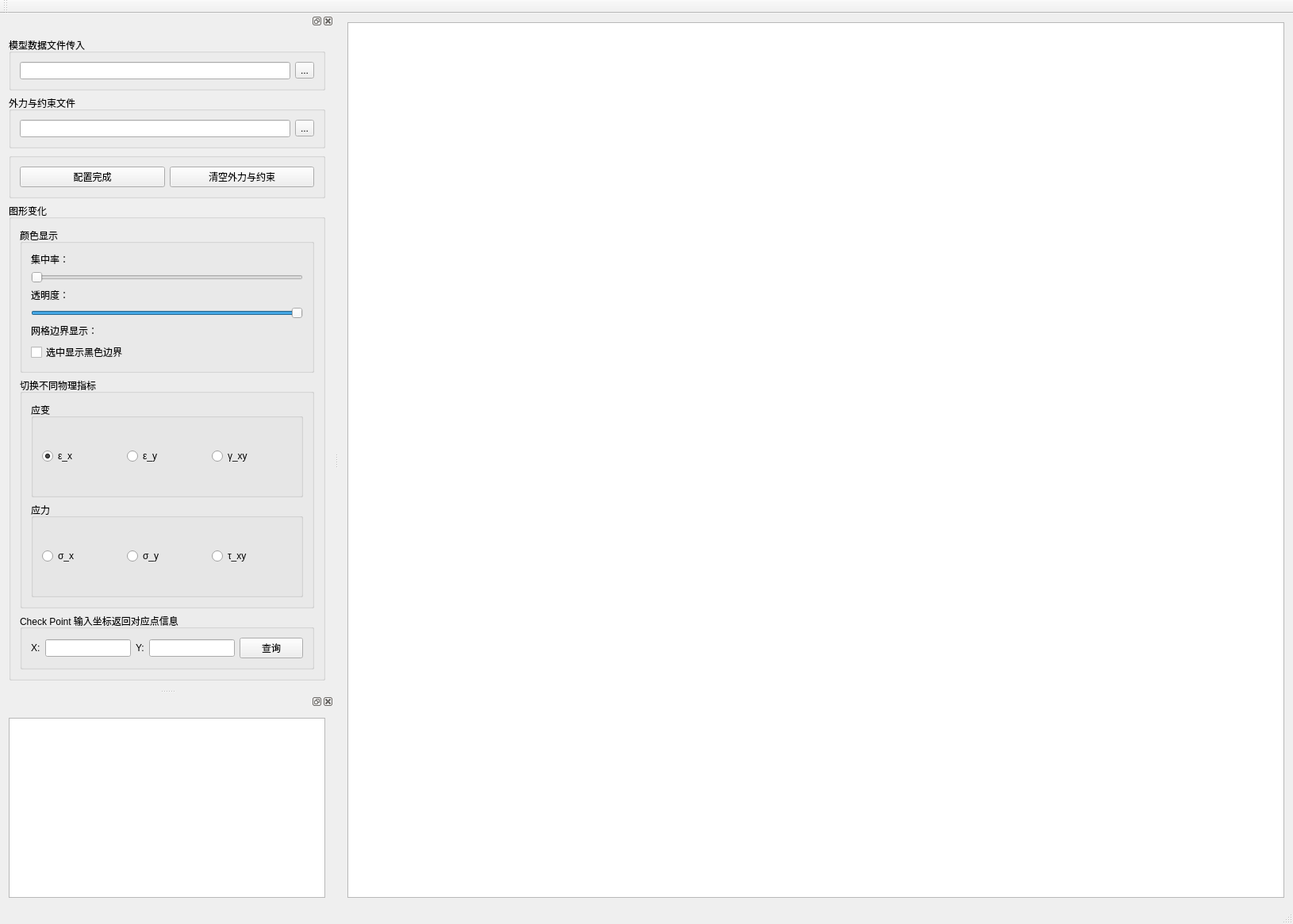
<?xml version="1.0" encoding="UTF-8"?>
<ui version="4.0">
 <class>TestClass</class>
 <widget class="QMainWindow" name="TestClass">
  <property name="geometry">
   <rect>
    <x>0</x>
    <y>0</y>
    <width>1630</width>
    <height>1165</height>
   </rect>
  </property>
  <property name="windowTitle">
   <string>Test</string>
  </property>
  <widget class="QWidget" name="centralWidget">
   <layout class="QVBoxLayout" name="verticalLayout_6">
    <item>
     <widget class="InteractiveView" name="graphicsView">
      <property name="autoFillBackground">
       <bool>false</bool>
      </property>
     </widget>
    </item>
   </layout>
  </widget>
  <widget class="QMenuBar" name="menuBar">
   <property name="geometry">
    <rect>
     <x>0</x>
     <y>0</y>
     <width>1630</width>
     <height>22</height>
    </rect>
   </property>
  </widget>
  <widget class="QToolBar" name="mainToolBar">
   <attribute name="toolBarArea">
    <enum>TopToolBarArea</enum>
   </attribute>
   <attribute name="toolBarBreak">
    <bool>false</bool>
   </attribute>
  </widget>
  <widget class="QStatusBar" name="statusBar"/>
  <widget class="QDockWidget" name="dockWidget">
   <attribute name="dockWidgetArea">
    <number>1</number>
   </attribute>
   <widget class="QWidget" name="dockWidgetContents">
    <layout class="QVBoxLayout" name="verticalLayout_4">
     <item>
      <widget class="QGroupBox" name="groupBox_4">
       <property name="title">
        <string>模型数据文件传入</string>
       </property>
       <layout class="QHBoxLayout" name="horizontalLayout_5">
        <item>
         <widget class="QLineEdit" name="lineEdit_5">
          <property name="clearButtonEnabled">
           <bool>true</bool>
          </property>
         </widget>
        </item>
        <item>
         <widget class="QToolButton" name="toolButton_5">
          <property name="text">
           <string>...</string>
          </property>
         </widget>
        </item>
       </layout>
      </widget>
     </item>
     <item>
      <widget class="QGroupBox" name="groupBox_18">
       <property name="title">
        <string>外力与约束文件</string>
       </property>
       <layout class="QHBoxLayout" name="horizontalLayout_12">
        <item>
         <widget class="QLineEdit" name="lineEdit_9">
          <property name="clearButtonEnabled">
           <bool>true</bool>
          </property>
         </widget>
        </item>
        <item>
         <widget class="QToolButton" name="toolButton_9">
          <property name="text">
           <string>...</string>
          </property>
         </widget>
        </item>
       </layout>
      </widget>
     </item>
     <item>
      <widget class="QGroupBox" name="groupBox_3">
       <property name="title">
        <string/>
       </property>
       <layout class="QHBoxLayout" name="horizontalLayout_2">
        <item>
         <widget class="QPushButton" name="pushButton">
          <property name="text">
           <string>配置完成</string>
          </property>
         </widget>
        </item>
        <item>
         <widget class="QPushButton" name="pushButton_2">
          <property name="text">
           <string>清空外力与约束</string>
          </property>
         </widget>
        </item>
       </layout>
      </widget>
     </item>
     <item>
      <widget class="QGroupBox" name="groupBox">
       <property name="title">
        <string>图形变化</string>
       </property>
       <layout class="QVBoxLayout" name="verticalLayout">
        <item>
         <widget class="QGroupBox" name="groupBox_7">
          <property name="title">
           <string>颜色显示</string>
          </property>
          <layout class="QVBoxLayout" name="verticalLayout_2">
           <item>
            <widget class="QLabel" name="label_3">
             <property name="text">
              <string>集中率：</string>
             </property>
            </widget>
           </item>
           <item>
            <widget class="QSlider" name="horizontalSlider">
             <property name="minimum">
              <number>1</number>
             </property>
             <property name="maximum">
              <number>3000</number>
             </property>
             <property name="value">
              <number>1</number>
             </property>
             <property name="orientation">
              <enum>Qt::Horizontal</enum>
             </property>
            </widget>
           </item>
           <item>
            <widget class="QLabel" name="label_4">
             <property name="text">
              <string>透明度：</string>
             </property>
            </widget>
           </item>
           <item>
            <widget class="QSlider" name="horizontalSlider_2">
             <property name="maximum">
              <number>255</number>
             </property>
             <property name="value">
              <number>255</number>
             </property>
             <property name="orientation">
              <enum>Qt::Horizontal</enum>
             </property>
            </widget>
           </item>
           <item>
            <widget class="QLabel" name="label_5">
             <property name="text">
              <string>网格边界显示：</string>
             </property>
            </widget>
           </item>
           <item>
            <widget class="QCheckBox" name="checkBox">
             <property name="text">
              <string>选中显示黑色边界</string>
             </property>
             <property name="checkable">
              <bool>true</bool>
             </property>
             <property name="checked">
              <bool>false</bool>
             </property>
            </widget>
           </item>
          </layout>
         </widget>
        </item>
        <item>
         <widget class="QGroupBox" name="groupBox_6">
          <property name="title">
           <string>切换不同物理指标</string>
          </property>
          <layout class="QVBoxLayout" name="verticalLayout_3" stretch="1,1">
           <item>
            <widget class="QGroupBox" name="groupBox_8">
             <property name="title">
              <string>应变</string>
             </property>
             <layout class="QHBoxLayout" name="horizontalLayout_4">
              <item>
               <widget class="QRadioButton" name="radioButton">
                <property name="autoFillBackground">
                 <bool>false</bool>
                </property>
                <property name="text">
                 <string>ε_x</string>
                </property>
                <property name="checkable">
                 <bool>true</bool>
                </property>
                <property name="checked">
                 <bool>true</bool>
                </property>
               </widget>
              </item>
              <item>
               <widget class="QRadioButton" name="radioButton_2">
                <property name="text">
                 <string>ε_y</string>
                </property>
               </widget>
              </item>
              <item>
               <widget class="QRadioButton" name="radioButton_3">
                <property name="text">
                 <string>γ_xy</string>
                </property>
               </widget>
              </item>
             </layout>
            </widget>
           </item>
           <item>
            <widget class="QGroupBox" name="groupBox_9">
             <property name="title">
              <string>应力</string>
             </property>
             <layout class="QHBoxLayout" name="horizontalLayout_6">
              <item>
               <widget class="QRadioButton" name="radioButton_4">
                <property name="text">
                 <string>σ_x</string>
                </property>
                <property name="checkable">
                 <bool>true</bool>
                </property>
                <property name="checked">
                 <bool>false</bool>
                </property>
               </widget>
              </item>
              <item>
               <widget class="QRadioButton" name="radioButton_5">
                <property name="text">
                 <string>σ_y</string>
                </property>
               </widget>
              </item>
              <item>
               <widget class="QRadioButton" name="radioButton_6">
                <property name="text">
                 <string>τ_xy</string>
                </property>
               </widget>
              </item>
             </layout>
            </widget>
           </item>
          </layout>
         </widget>
        </item>
        <item>
         <widget class="QGroupBox" name="groupBox_5">
          <property name="title">
           <string>Check Point 输入坐标返回对应点信息</string>
          </property>
          <layout class="QHBoxLayout" name="horizontalLayout">
           <item>
            <widget class="QLabel" name="label">
             <property name="text">
              <string>X:</string>
             </property>
            </widget>
           </item>
           <item>
            <widget class="QLineEdit" name="lineEdit">
             <property name="clearButtonEnabled">
              <bool>true</bool>
             </property>
            </widget>
           </item>
           <item>
            <widget class="QLabel" name="label_2">
             <property name="text">
              <string>Y:</string>
             </property>
            </widget>
           </item>
           <item>
            <widget class="QLineEdit" name="lineEdit_3">
             <property name="clearButtonEnabled">
              <bool>true</bool>
             </property>
            </widget>
           </item>
           <item>
            <widget class="QPushButton" name="pushButton_3">
             <property name="text">
              <string>查询</string>
             </property>
            </widget>
           </item>
          </layout>
         </widget>
        </item>
       </layout>
      </widget>
     </item>
    </layout>
   </widget>
  </widget>
  <widget class="QDockWidget" name="dockWidget_4">
   <attribute name="dockWidgetArea">
    <number>1</number>
   </attribute>
   <widget class="QWidget" name="dockWidgetContents_5">
    <layout class="QVBoxLayout" name="verticalLayout_7">
     <item>
      <widget class="QTextBrowser" name="textBrowser"/>
     </item>
    </layout>
   </widget>
  </widget>
 </widget>
 <layoutdefault spacing="6" margin="11"/>
 <customwidgets>
  <customwidget>
   <class>InteractiveView</class>
   <extends>QGraphicsView</extends>
   <header>interactive_view.h</header>
  </customwidget>
 </customwidgets>
 <resources>
  <include location="Test.qrc"/>
 </resources>
 <connections/>
</ui>
